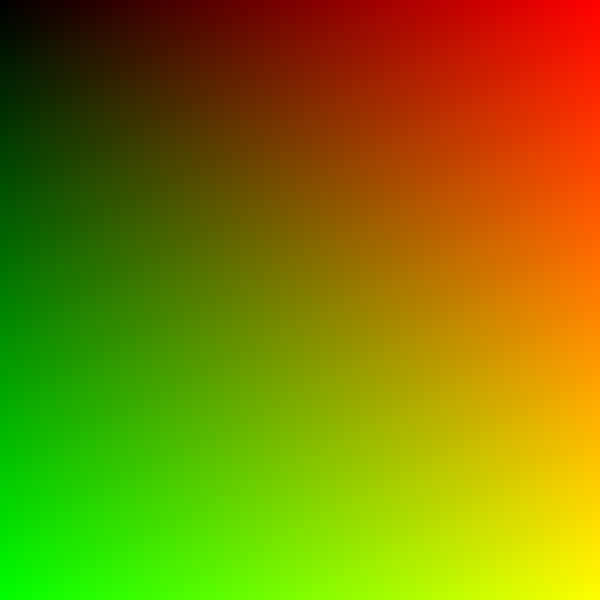
Frame 1 (no input)
Frame 60 (the mouse pressed at the canvas centre just before this capture): identical to frame 1, image omitted
Frame 120 (the mouse held since frame 60 and released just before this capture): identical to frame 1, image omitted

The Processing sketch that drew this single still picture (run headless with seeded random() and noise(); from frame 60 on, the mouse is pressed at the canvas centre):

// Processing sketch: sketch_220125d_grid_gradient
// ── sketch_220125d_grid_gradient.pde
float r;
float g;
float b;

void setup(){
  size(600,600);
  noStroke();
}

void draw(){
  for(int x = 0 ; x <= 599; x++){
    for(int y = 0 ; y <= 599; y ++){
      
      r = 0 + map(x,0,599,0,255);
      g = 0 + map(y,0,599,0,255);
      b = 0;
      fill(r,g,b);
      rect(x,y,1,1);
    }
  }
}

      
